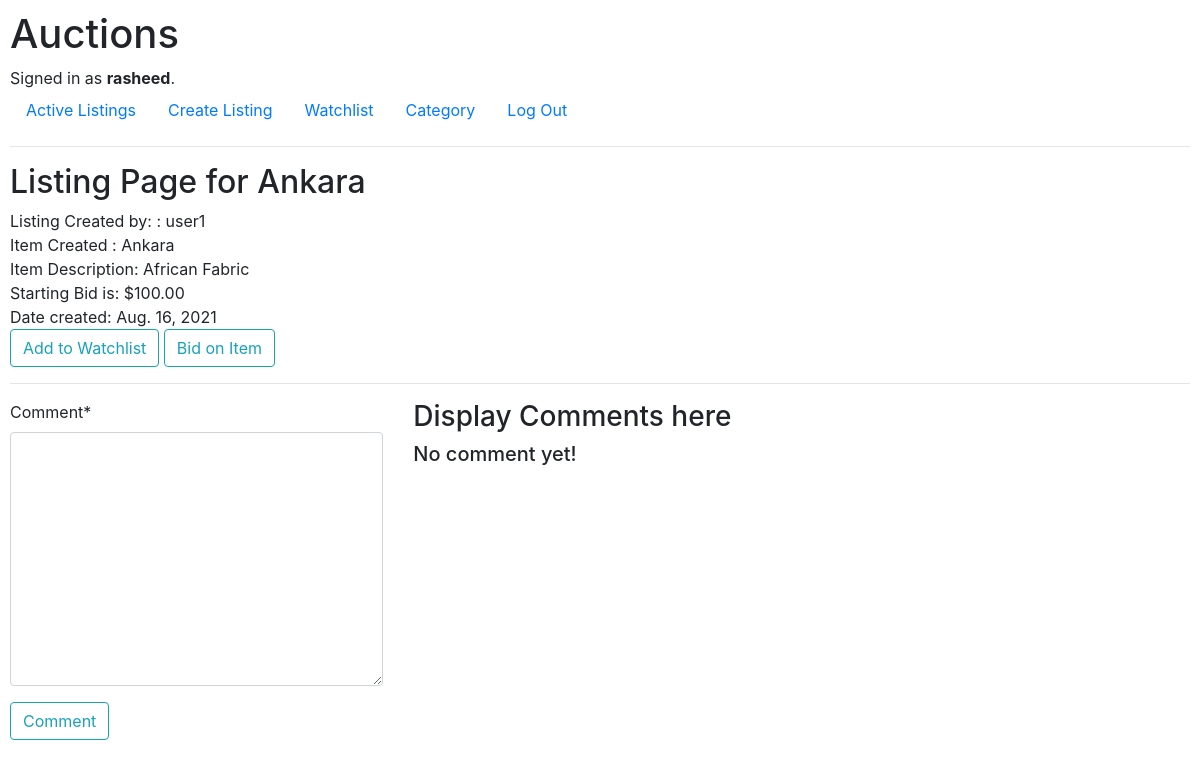
/listing_page/Ankara (signed in), run on the app's committed database.
### auctions/models.py (models this page shows, shortened)
class User(AbstractUser):
    pass

class AuctionListings(models.Model):
    item_name = models.CharField(max_length=100)
    item_description = models.TextField(default='')
    item_price = models.DecimalField(max_digits=8, decimal_places=2)
    date_created = models.DateField(default=datetime.now, blank=False)
    item_image = models.ImageField(default='default.jpg', upload_to='listing_img')
    item_url = models.URLField(blank=True)
    category = models.CharField(max_length=100, choices=CATEGORY_CHOICES, default='default')
    is_active = models.BooleanField(default=True)
    is_closed = models.BooleanField(default=False)
    user = models.ForeignKey(User, on_delete=models.CASCADE)

### auctions/views.py (the view, shortened to what this page needs)
# urls.py: path("listing_page/<str:name>", views.listing_page, name="listing_page"),
@login_required
def listing_page(request, name):
    listing = AuctionListings.objects.get(item_name=name)
    user_comments = Comments.objects.filter(item_name=listing.id)
    return render (request, 'auctions/listing_page.html', {
        'listing': listing,
        'form': CommentForm(),
        'comments': user_comments,
    })

### auctions/forms.py
class CommentForm(ModelForm):
    class Meta:
        model = Comments
        fields = ['item_comment']
        labels = {
            'item_comment': ('Comment')
        }

### auctions/templates/auctions/listing_page.html (shortened to what this page needs)
{% extends "auctions/layout.html" %}
{% load crispy_forms_tags %}
{% block body %}
    <h2>Listing Page for {{ listing.item_name }}</h2>
        <div>
            Listing Created by: :
            {{ listing.user }}
        </div>
        <div>
            Item Created :
            {{ listing.item_name }}
        </div>
        <div>
            Item Description:
            {{ listing.item_description }}
        </div>
        <div>
            Starting Bid is:
            ${{ listing.item_price }}
        </div>
        <div>
            Date created:
            {{ listing.date_created }}
        </div>
        <div>
            {% if user.is_authenticated %}
                <form action="{% url 'watchlist' listing.item_name %}" method="POST">
                    <div class="form-group">
                        <button class="btn btn-outline-info" type="submit">Add to Watchlist</button>
                        <button class="btn btn-outline-info" type="submit" formaction="{% url 'bid' listing.item_name %}">Bid on Item</button>
                    </div>
                </form>
                <hr>
                <div class="row">
                    <div class="col-md-4">
                        <form action="{% url 'listing_page' listing.item_name %}" method="POST">
                            {{ form|crispy }}
                            <div class="form-group">
                                <button class="btn btn-outline-info" type="submit">Comment</button>
                            </div>
                        </form>
                    </div>
                    <div class="col-md-4">
                            <h3> Display Comments here</h3>
                            {% for comment in comments %}
                                <div>
                                    {{ comment.user|capfirst }} commented:
                                </div>
                                <div>
                                    {{ comment.item_comment }}
                                </div>
                                <hr>
                            {% empty %}
                                <h5> No comment yet!</h5>
                            {% endfor%}
                    </div>
                </div>
            {% endif %}
        </div>
{% endblock %}

### auctions/templates/auctions/layout.html (shortened to what this page needs)
{% load static %}
<!DOCTYPE html>
<html lang="en">
    <head>
        <link rel="stylesheet" href="https://stackpath.bootstrapcdn.com/bootstrap/4.4.1/css/bootstrap.min.css">
        <link href="{% static 'auctions/styles.css' %}" rel="stylesheet">
    </head>
    <body>
        <h1>Auctions</h1>
        <div>
            {% if user.is_authenticated %}
                Signed in as <strong>{{ user.username }}</strong>.
            {% else %}
                Not signed in.
            {% endif %}
        </div>
        <ul class="nav">
            <li class="nav-item">
                <a class="nav-link" href="{% url 'index' %}">Active Listings</a>
            </li>
            {% if user.is_authenticated %}
                <li class="nav-item">
                    <a class="nav-link" href="{% url 'create_listing' %}">Create Listing</a>
                </li>
                <li class="nav-item">
                    <a class="nav-link" href="{% url 'watchlist_page' %}">Watchlist</a>
                </li>
                <li class="nav-item">
                    <a class="nav-link" href="{% url 'category' %}">Category</a>
                </li>
                <li class="nav-item">
                    <a class="nav-link" href="{% url 'logout' %}">Log Out</a>
                </li>
            {% endif %}
        </ul>
        <hr>
        {% block body %}
        {% endblock %}
    </body>
</html>

### auctions/static/auctions/styles.css (style rules this page uses)
body { padding: 10px; }

### data on the page
User: username "rasheed"
AuctionListings: item_name "Ankara", user "user1", item_description "African Fabric", item_price "100.00", date_created "Aug. 16, 2021"
